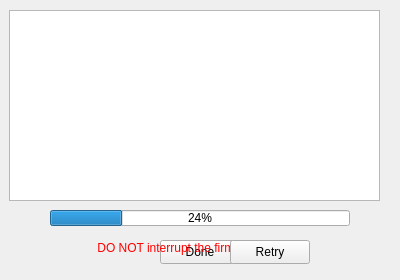
<?xml version="1.0" encoding="UTF-8"?>
<ui version="4.0">
 <class>fwUpdate</class>
 <widget class="QDialog" name="fwUpdate">
  <property name="geometry">
   <rect>
    <x>0</x>
    <y>0</y>
    <width>400</width>
    <height>280</height>
   </rect>
  </property>
  <property name="windowTitle">
   <string>Dialog</string>
  </property>
  <widget class="QStackedWidget" name="stack">
   <property name="geometry">
    <rect>
     <x>0</x>
     <y>0</y>
     <width>400</width>
     <height>280</height>
    </rect>
   </property>
   <property name="currentIndex">
    <number>1</number>
   </property>
   <widget class="QWidget" name="page_confirm">
    <widget class="QTextBrowser" name="textBrowser">
     <property name="geometry">
      <rect>
       <x>25</x>
       <y>10</y>
       <width>350</width>
       <height>221</height>
      </rect>
     </property>
     <property name="html">
      <string>&lt;!DOCTYPE HTML PUBLIC &quot;-//W3C//DTD HTML 4.0//EN&quot; &quot;http://www.w3.org/TR/REC-html40/strict.dtd&quot;&gt;
&lt;html&gt;&lt;head&gt;&lt;meta name=&quot;qrichtext&quot; content=&quot;1&quot; /&gt;&lt;style type=&quot;text/css&quot;&gt;
p, li { white-space: pre-wrap; }
&lt;/style&gt;&lt;/head&gt;&lt;body style=&quot; font-family:'.SF NS Text'; font-size:13pt; font-weight:400; font-style:normal;&quot;&gt;
&lt;p align=&quot;center&quot; style=&quot; margin-top:0px; margin-bottom:0px; margin-left:0px; margin-right:0px; -qt-block-indent:0; text-indent:0px;&quot;&gt;Your firmware is out of date!&lt;/p&gt;
&lt;p align=&quot;center&quot; style=&quot;-qt-paragraph-type:empty; margin-top:0px; margin-bottom:0px; margin-left:0px; margin-right:0px; -qt-block-indent:0; text-indent:0px;&quot;&gt;&lt;br /&gt;&lt;/p&gt;
&lt;p align=&quot;center&quot; style=&quot; margin-top:0px; margin-bottom:0px; margin-left:0px; margin-right:0px; -qt-block-indent:0; text-indent:0px;&quot;&gt;It is highly recommended that you close all other programs and connect your device directly to your computer's USB port (no hub).&lt;/p&gt;
&lt;p align=&quot;center&quot; style=&quot;-qt-paragraph-type:empty; margin-top:0px; margin-bottom:0px; margin-left:0px; margin-right:0px; -qt-block-indent:0; text-indent:0px;&quot;&gt;&lt;br /&gt;&lt;/p&gt;
&lt;p align=&quot;center&quot; style=&quot; margin-top:0px; margin-bottom:0px; margin-left:0px; margin-right:0px; -qt-block-indent:0; text-indent:0px;&quot;&gt;&lt;span style=&quot; text-decoration: underline;&quot;&gt;DO NOT disconnect your device during the update!&lt;/span&gt;&lt;/p&gt;
&lt;p align=&quot;center&quot; style=&quot;-qt-paragraph-type:empty; margin-top:0px; margin-bottom:0px; margin-left:0px; margin-right:0px; -qt-block-indent:0; text-indent:0px;&quot;&gt;&lt;br /&gt;&lt;/p&gt;
&lt;p align=&quot;center&quot; style=&quot; margin-top:0px; margin-bottom:0px; margin-left:0px; margin-right:0px; -qt-block-indent:0; text-indent:0px;&quot;&gt;Clicking OK will begin the update process.&lt;/p&gt;
&lt;p align=&quot;center&quot; style=&quot;-qt-paragraph-type:empty; margin-top:0px; margin-bottom:0px; margin-left:0px; margin-right:0px; -qt-block-indent:0; text-indent:0px;&quot;&gt;&lt;br /&gt;&lt;/p&gt;
&lt;p align=&quot;center&quot; style=&quot; margin-top:0px; margin-bottom:0px; margin-left:0px; margin-right:0px; -qt-block-indent:0; text-indent:0px;&quot;&gt;Clicking Cancel will abort the process. This editor will not be able to communicate with your device until you update the firmware.&lt;/p&gt;&lt;/body&gt;&lt;/html&gt;</string>
     </property>
    </widget>
    <widget class="QPushButton" name="butt_cancel">
     <property name="geometry">
      <rect>
       <x>110</x>
       <y>240</y>
       <width>80</width>
       <height>24</height>
      </rect>
     </property>
     <property name="text">
      <string>Cancel</string>
     </property>
    </widget>
    <widget class="QPushButton" name="butt_ok">
     <property name="geometry">
      <rect>
       <x>210</x>
       <y>240</y>
       <width>80</width>
       <height>24</height>
      </rect>
     </property>
     <property name="text">
      <string>Ok</string>
     </property>
    </widget>
   </widget>
   <widget class="QWidget" name="page_progress">
    <widget class="QTextEdit" name="console">
     <property name="geometry">
      <rect>
       <x>9</x>
       <y>10</y>
       <width>371</width>
       <height>191</height>
      </rect>
     </property>
     <property name="styleSheet">
      <string notr="true">font: 10pt &quot;Lucida Grande&quot;;</string>
     </property>
    </widget>
    <widget class="QProgressBar" name="progressBar">
     <property name="geometry">
      <rect>
       <x>50</x>
       <y>210</y>
       <width>300</width>
       <height>16</height>
      </rect>
     </property>
     <property name="value">
      <number>24</number>
     </property>
    </widget>
    <widget class="QPushButton" name="butt_done">
     <property name="geometry">
      <rect>
       <x>160</x>
       <y>240</y>
       <width>80</width>
       <height>24</height>
      </rect>
     </property>
     <property name="text">
      <string>Done</string>
     </property>
    </widget>
    <widget class="QLabel" name="interrupt_warning">
     <property name="geometry">
      <rect>
       <x>50</x>
       <y>240</y>
       <width>301</width>
       <height>16</height>
      </rect>
     </property>
     <property name="styleSheet">
      <string notr="true">color: rgb(255, 0, 0);</string>
     </property>
     <property name="text">
      <string>DO NOT interrupt the firmware update!</string>
     </property>
     <property name="alignment">
      <set>Qt::AlignCenter</set>
     </property>
    </widget>
    <widget class="QPushButton" name="butt_retry">
     <property name="geometry">
      <rect>
       <x>230</x>
       <y>240</y>
       <width>80</width>
       <height>24</height>
      </rect>
     </property>
     <property name="text">
      <string>Retry</string>
     </property>
    </widget>
   </widget>
  </widget>
 </widget>
 <resources/>
 <connections/>
</ui>
